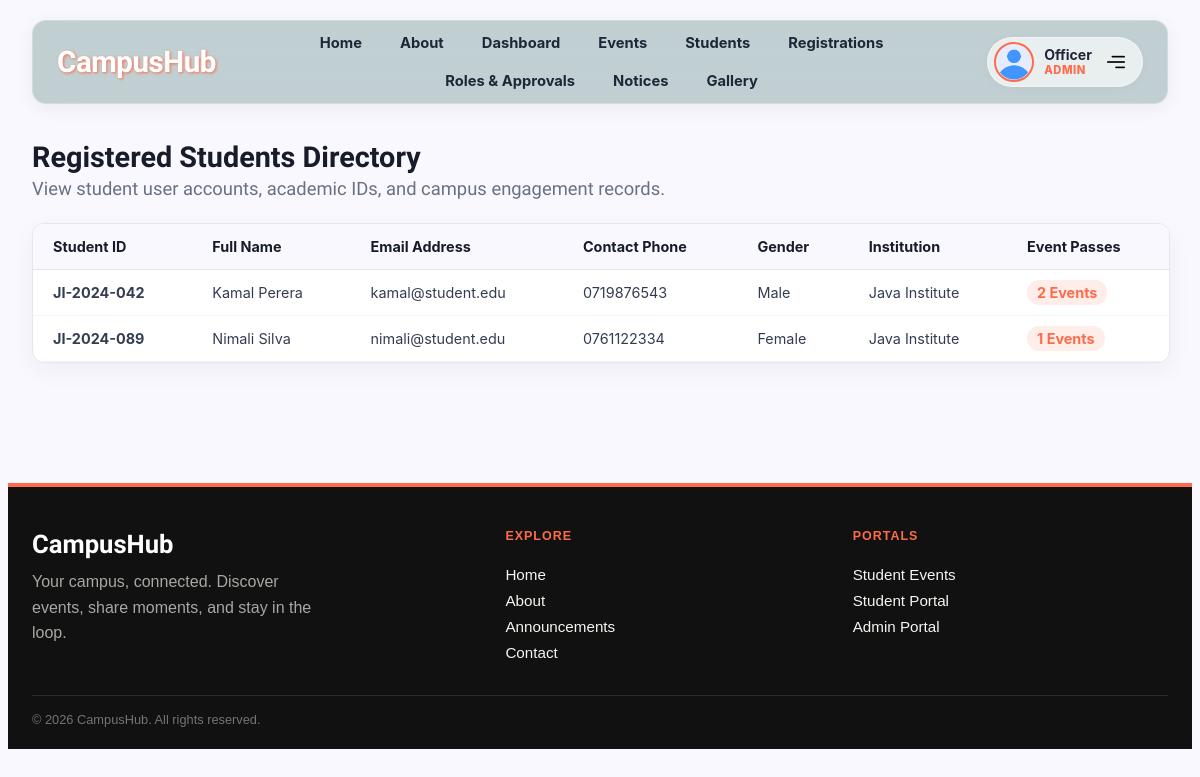
The app's page /admin/manage_students.php (signed in), older data.
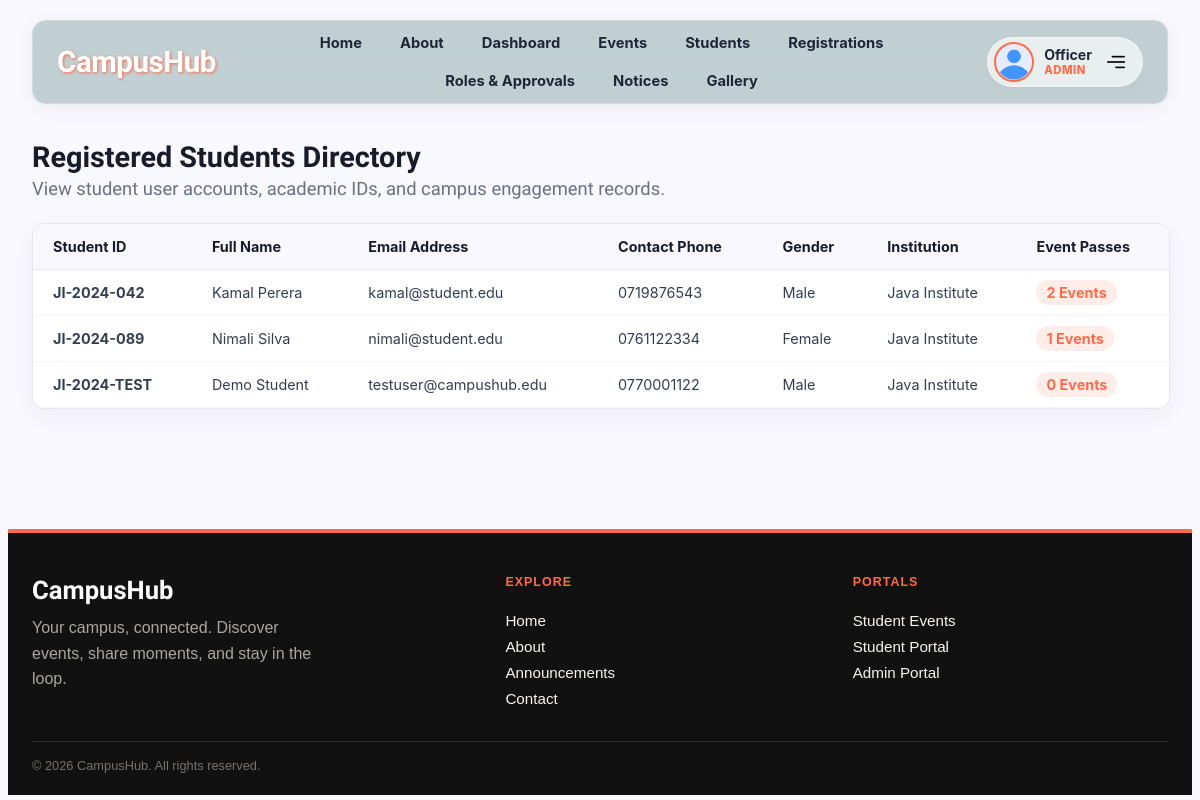
The same page, newer data.
### tables this page shows
CREATE TABLE IF NOT EXISTS `users` (
  `user_id` INT AUTO_INCREMENT PRIMARY KEY,
  `first_name` VARCHAR(50) NOT NULL,
  `last_name` VARCHAR(75) NOT NULL,
  `email` VARCHAR(100) NOT NULL UNIQUE,
  `phone` VARCHAR(25) NOT NULL UNIQUE,
  `password_hash` VARCHAR(255) NOT NULL,
  `gender` VARCHAR(10) NOT NULL DEFAULT 'other',
  `role` ENUM('super_admin', 'admin', 'moderator', 'student', 'teacher') NOT NULL DEFAULT 'student',
  `student_id` VARCHAR(50) NULL,
  `institution` VARCHAR(150) NULL DEFAULT 'Java Institute for Advanced Technology',
  `profile_photo` VARCHAR(255) NULL DEFAULT 'default-avatar.png',
  `created_at` TIMESTAMP DEFAULT CURRENT_TIMESTAMP
);

### includes/db.php (called while the page is built, shortened)
<?php
class Database
{
  private static $connection = null;
  public static function getConnection()
  {
    if (self::$connection === null) {
      $conn = @new mysqli(DB_HOST, DB_USER, DB_PASS, DB_NAME, 3306);
      $conn->set_charset("utf8mb4");
      self::$connection = $conn;
    }
    return self::$connection;
  }
  public static function search($query, $types = null, $params = [])
  {
    $conn = self::getConnection();
    $statement = $conn->prepare($query);
    $statement->execute();
    $result = $statement->get_result();
    return $result;
  }
}

### admin/manage_students.php (the view, shortened to what this page needs)
<?php
require_once '../includes/header.php';
require_once '../includes/db.php';
$students = [];
$res = Database::search("SELECT u.*, (SELECT COUNT(*) FROM registrations r WHERE r.users_user_id = u.user_id) as reg_count FROM users u WHERE u.role = 'student' ORDER BY u.created_at DESC");
if ($res && $res->num_rows > 0) {
    while ($row = $res->fetch_assoc()) {
        $students[] = $row;
    }
}
?>
<main class="page-container">
  <div class="header-bar">
    <h1>Registered Students Directory</h1>
    <p style="margin: 4px 0 0; color: var(--muted); font-family: 'Cabin Sketch', cursive; font-size: 1.15rem;">
      View student user accounts, academic IDs, and campus engagement records.
    </p>
  </div>
  <div class="table-container">
    <table>
      <thead>
        <tr>
          <th>Student ID</th>
          <th>Full Name</th>
          <th>Email Address</th>
          <th>Contact Phone</th>
          <th>Gender</th>
          <th>Institution</th>
          <th>Event Passes</th>
        </tr>
      </thead>
      <tbody>
        <?php foreach ($students as $stu): ?>
          <tr>
            <td><strong><?php echo htmlspecialchars($stu['student_id'] ?? 'JI-STU'); ?></strong></td>
            <td><?php echo htmlspecialchars($stu['first_name'] . ' ' . $stu['last_name']); ?></td>
            <td><?php echo htmlspecialchars($stu['email']); ?></td>
            <td><?php echo htmlspecialchars($stu['phone']); ?></td>
            <td><?php echo ucfirst(htmlspecialchars($stu['gender'] ?? 'other')); ?></td>
            <td><?php echo htmlspecialchars($stu['institution'] ?? 'Java Institute'); ?></td>
            <td><span class="badge-count"><?php echo htmlspecialchars($stu['reg_count'] ?? 0); ?> Events</span></td>
          </tr>
        <?php endforeach; ?>
      </tbody>
    </table>
  </div>
</main>
<?php
require_once '../includes/footer.php';
?>

Row changes from the older to the newer data that the page shows:
added users: student "JI-2024-TEST", first_name+last_name "Demo Student", email "testuser@campushub.edu", phone "0770001122", gender "Male", institution "Java Institute", reg_count "0"
